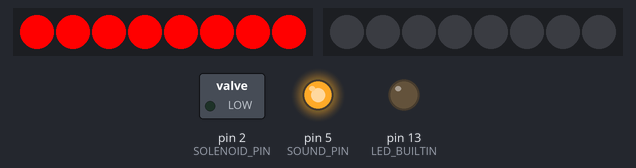
The sketch below on a simulated Arduino Uno, built with avr-gcc and run on an emulated ATmega328P. On the bench: 2 × 8 RGB LEDs in strip order, left to right, switched loads named in the sketch (green lamp = pin HIGH), output pins drawn as LEDs (lit = HIGH). Dim RGB values are drawn brighter than linear. At 14.7 s the program stops and its outputs stay as they are.

Above: at 0.1 s.
At 0.7 s:
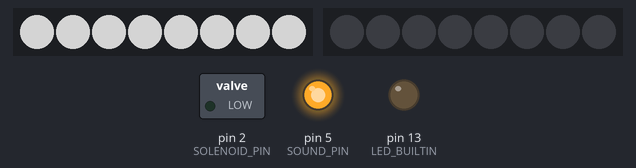
At 1.27 s:
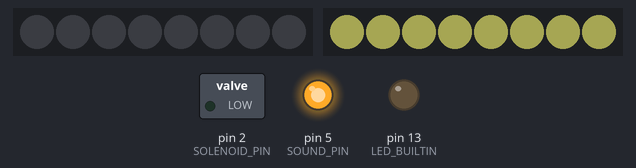
At 1.9 s:
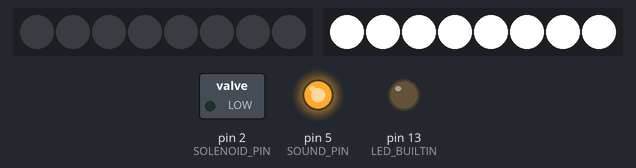
At 12.33 s:
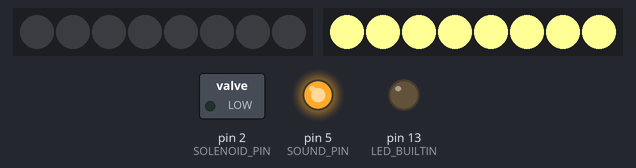
Timing chart, 0 to 14.2 s (numbered marks = the images above):
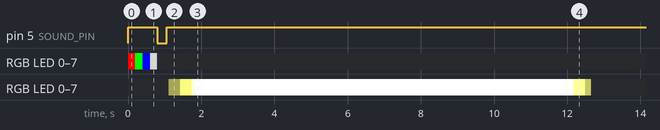

The sketch:

Cabinet.ino
```cpp
#include <Adafruit_NeoPixel.h>

#define SOLENOID_PIN 2
#define LED_PIN 3
#define MAGNET_PIN 4
#define SOUND_PIN 5
#define INSIDE_LED_PIN 6

#define LED_COUNT 8

#define INSIDE_LED_COUNT 8

#define WHITE_BRIGHTNESS 192
#define COLOR_BRIGHTNESS 192

Adafruit_NeoPixel strip = Adafruit_NeoPixel(LED_COUNT, LED_PIN, NEO_GRB + NEO_KHZ800);
Adafruit_NeoPixel insideStrip = Adafruit_NeoPixel(INSIDE_LED_COUNT, INSIDE_LED_PIN, NEO_GRBW + NEO_KHZ800);

const uint32_t COLORS[] = {
    strip.Color(COLOR_BRIGHTNESS, 0, 0), // red
    strip.Color(0, COLOR_BRIGHTNESS, 0), // green
    strip.Color(0, 0, COLOR_BRIGHTNESS), // blue
    strip.Color(COLOR_BRIGHTNESS / 2, COLOR_BRIGHTNESS / 2, 0) // yellow
};
const uint32_t WHITE = strip.Color(WHITE_BRIGHTNESS, WHITE_BRIGHTNESS, WHITE_BRIGHTNESS);

unsigned char selectedColor = 0; // Which primary index in the COLORS[][] array we're using for the animation

void setColor(uint32_t c)
{
    for(uint16_t i = 0; i < LED_COUNT; i++)
    {
        strip.setPixelColor(i, c);
    }
}

void colorTest()
{
    setColor(strip.Color(255, 0, 0));
    strip.show();
    delay(200);
    setColor(strip.Color(0, 255, 0));
    strip.show();
    delay(200);
    setColor(strip.Color(0, 0, 255));
    strip.show();
    delay(200);
    setColor(strip.Color(128, 128, 128)); // NOTE: The current board design doesn't have enough current for a full 0xFFFFFF white.
    strip.show();
    delay(200);
    setColor(strip.Color(0, 0, 0));
    strip.show();
}

void setSolenoid(bool energized)
{
    digitalWrite(SOLENOID_PIN, energized ? HIGH : LOW);
    digitalWrite(LED_BUILTIN, energized? HIGH : LOW);
}

void makeNoise()
{
    digitalWrite(SOUND_PIN, LOW);
    delay(250);
    digitalWrite(SOUND_PIN, HIGH);
}

void insideLightsOn()
{
    for (int i = 0; i < 0xFF; i += 5)
    {
        for(int j = 0; j < INSIDE_LED_COUNT; j++)
            insideStrip.setPixelColor(j, i, i, 0x00, i);
        insideStrip.show();
        delay(15);
    }
    for(int j = 0; j < INSIDE_LED_COUNT; j++)
        insideStrip.setPixelColor(j, 0xFF, 0xFF, 0x00, 0xFF);
    insideStrip.show();
}

void insideLightsOff()
{
    for (int i = 0xFF; i > 0; i -= 5)
    {
        for(int j = 0; j < INSIDE_LED_COUNT; j++)
            insideStrip.setPixelColor(j, i, i, 0x00, i);
        insideStrip.show();
        delay(15);
    }
    for(int j = 0; j < INSIDE_LED_COUNT; j++)
        insideStrip.setPixelColor(j, 0x00, 0x00, 0x00, 0x00);
    insideStrip.show();
}

void setup()
{
    pinMode(SOLENOID_PIN, OUTPUT);
    pinMode(MAGNET_PIN, INPUT);
    pinMode(LED_BUILTIN, OUTPUT);
    pinMode(SOUND_PIN, OUTPUT);
    pinMode(INSIDE_LED_PIN, OUTPUT);
    pinMode(A0, INPUT);
    randomSeed(analogRead(0));
    setSolenoid(false);
    digitalWrite(SOUND_PIN, HIGH);
    strip.begin();
    strip.show(); // Initialize all pixels to 'off'
    insideStrip.begin();
    insideStrip.show();
    colorTest();
}

void doAnimateUnlock()
{
    makeNoise();
    insideLightsOn();
    for (int i = 0; i < 10; i++)
        delay(1000);
    insideLightsOff();
}

bool oldState = false;
bool newState = false;
void loop()
{
    doAnimateUnlock();
    while (1)
    {
        delay(1000);
    }
}
```

Measured:
- by itself, pin 5 (SOUND_PIN): HIGH → LOW at 0.80 s, → HIGH 0.25 s later
- by itself, RGB LED 0–7: off → RGB(255, 0, 0) at 0.00 s, → RGB(0, 255, 0) 0.20 s later, → RGB(0, 0, 255) 0.20 s later, → RGB(128, 128, 128) 0.20 s later, … (5 changes in this stretch)
- by itself, RGB LED 0–7: off → RGB(40, 40, 20) at 1.1 s, → RGB(240, 240, 120) 0.31 s later, → RGB(255, 255, 220) 0.31 s later, → RGB(255, 255, 255) 0.11 s later, … (8 changes in this stretch)
